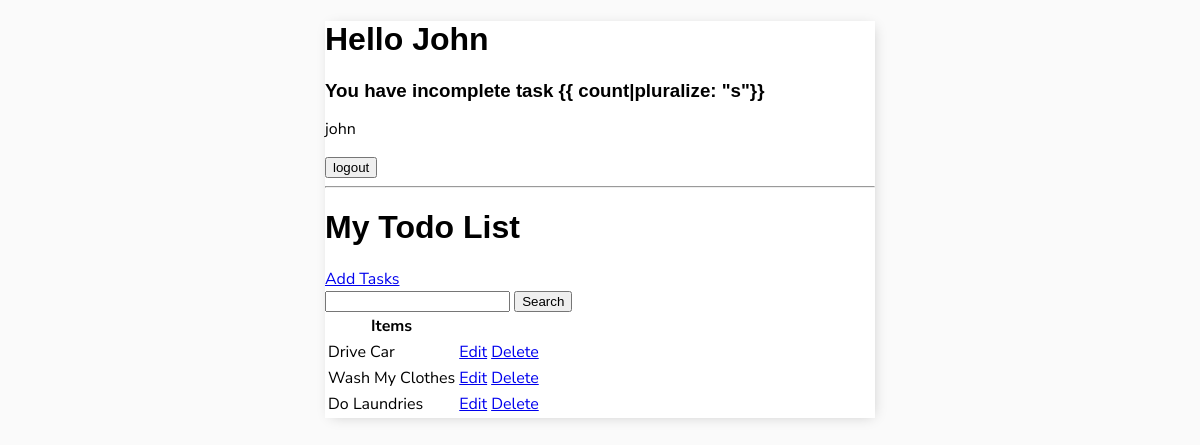
Screenshot of / (signed in) with the database file from the repository.
### todolist/models.py (models this page shows, shortened)
class Tasks(models.Model):
    user = models.ForeignKey(User, on_delete = models.CASCADE, null = True,blank =True)
    title = models.CharField(max_length=200)
    description =models.TextField(null=True, blank=True)
    complete = models.BooleanField(default=False)
    create =models.DateTimeField(auto_now_add=True)
    class Meta:
        ordering =['complete']

### todolist/views.py (the view)
# urls.py: path('',TaskList.as_view(), name = 'tasks'),
class TaskList(LoginRequiredMixin, ListView):
    model = Tasks
    context_object_name = 'tasks'
    def get_data_context(self, **kwargs):
        user = self.request.user
        return Tasks.objects.filter(user=user)
    def get_context_data(self, **kwargs):
        context = super().get_context_data(**kwargs)
        context['tasks'] = self.get_data_context()
        user = self.request.user
        user_tasks = Tasks.objects.filter(user=user)
        completed_count = user_tasks.filter(complete=True).count()
        uncompleted_count = user_tasks.filter(complete=False).count()
        search_input = self.request.GET.get('search-area') or ''
        if search_input:
            context['tasks'] = context['tasks'].filter(title__startswith = search_input)
        context['search_input'] = search_input
        context['user_tasks'] = user_tasks
        context['completed_count'] = completed_count
        context['uncompleted_count'] = uncompleted_count
        return context

### todolist/templates/todolist/tasks_list.html (shortened to what this page needs)
{% extends 'todolist/main.html'%}
{% block content %}
<div class="header-bar">
    <div>
        <h1>Hello {{request.user|title}}</h1>
        <h3 style="margin:0">You have  incomplete task {{ count|pluralize:
            "s"}}</h3>
    </div>
</div>
{% if request.user.is_authenticated %}
    <p>{{request.user}}</p>
    <form method="post" action="{% url 'logout' %}">
    <button type="submit">logout</button>
</form>
{% else%}
    <a href="{% url 'login' %}">Login</a>
{% endif %}
<hr>
<h1>My Todo List</h1>
<a href="{% url 'task_create'%}">Add Tasks</a>
<form method="GET">
    <input type="text" name="search-area" value = "{{search_input}}">
    <input type="submit" value="Search">
</form>
<table>
    <tr>
        <th>Items</th>
        <th></th>
        <th></th>
    </tr>
    {% for task in tasks %}
    <tr>
       <td>{{task.title}}</td>
        <td><a href="{% url 'task_update' task.id %}">Edit</a></td>
        <td><a href="{% url 'task_delete' task.id %}">Delete</a></td>
    </tr>
    {% empty %}
        <h3>No Items in the Lists</h3>
    {% endfor %}
</table>
{% endblock content %}

### todolist/templates/todolist/main.html (style rules this page uses)
body { background-color:#FAFAFA; font-family:"Nunito Sans", sans-serif; padding-top: 50ps; }
h1, h2, h3, h4, h5 { font-family: 'Raleway', sans-serif; }

### rows the page displays
Tasks: title "Drive Car"
Tasks: title "Wash My Clothes"
Tasks: title "Do Laundries"

### other values shown
{{ request.user|title }} "John"
{{ request.user }} "john"
